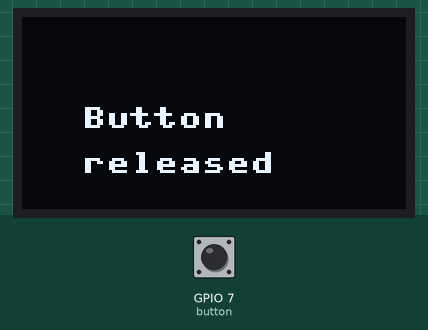
This program was run on a simulated ESP32 board running MicroPython. Parts: 128×64 one-colour display. The inputs (shaded band) are chosen by the test bench; at power-on: GPIO 7 (button) HIGH. WiFi joins after 1.5 s; no MQTT or app messages arrive unless stated.

Above: at 2.9 s.
3.0 s: GPIO 7 (button) pulled LOW for 0.65 s
At 4.4 s:
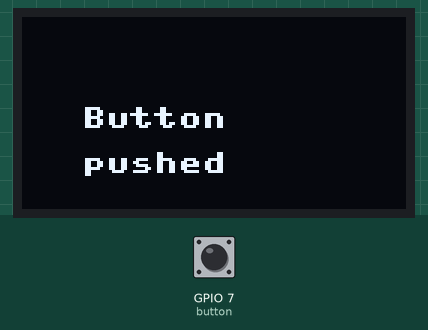
6.2 s: GPIO 7 (button) pulled LOW for 3.2 s
At 7.8 s:
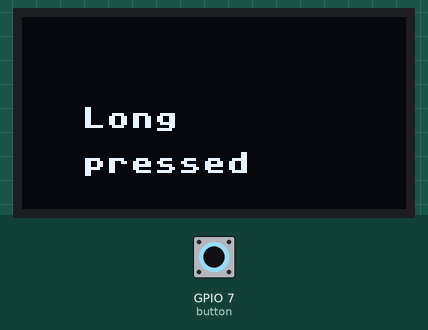
10.9 s: GPIO 7 (button) pulled LOW for 1 s
At 12.7 s:
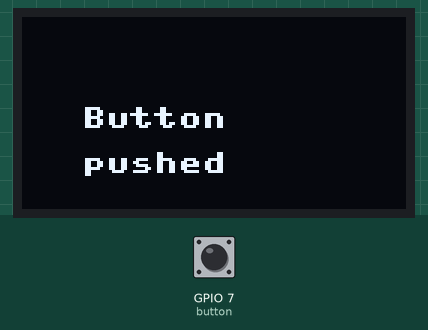
Timing chart, 0 to 14.2 s (numbered marks = the images above; inputs shaded):
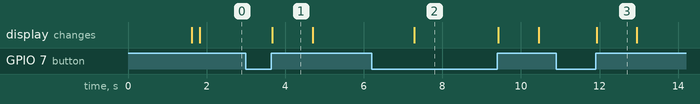

Measured:
- after the input at 3.0 s, the display: changes after 0.68 s (image 1)
- after the input at 6.2 s, the display: changes after 1.1 s (image 2)
- after the input at 10.9 s, the display: changes after 1.0 s (image 3)
- what the display in image 1 shows lasts 1.0 s, from 3.7 s to 4.7 s

The program:

PUSBUTTON_0.96OLED_Adafruit.py
```python
import network
import time
import machine
import ssd1306
from umqtt.simple import MQTTClient

WIFI_SSID = "YOUR_WIFI_SSID"
WIFI_PASS = "YOUR_WIFI_PASSWORD"

AIO_USERNAME = "YOUR_ADAFRUIT_IO_USERNAME"
AIO_KEY = "YOUR_ADAFRUIT_IO_KEY"
AIO_FEED = AIO_USERNAME + "/feeds/button"

BUTTON_PIN = 7    # Adjust for your board
SCL_PIN = 10
SDA_PIN = 8

button = machine.Pin(BUTTON_PIN, machine.Pin.IN, machine.Pin.PULL_UP)

i2c = machine.I2C(0, scl=machine.Pin(SCL_PIN), sda=machine.Pin(SDA_PIN))
oled = ssd1306.SSD1306_I2C(128, 64, i2c)

def show_message(line1, line2):
    oled.fill(0)
    oled.text(line1, 20, 30)
    oled.text(line2, 20, 45)
    oled.show()

def is_long_press(pin, duration=1000):
    press_time = time.ticks_ms()
    while pin.value() == 0:
        if time.ticks_diff(time.ticks_ms(), press_time) > duration:
            return True
    return False

def connect_wifi():
    wlan = network.WLAN(network.STA_IF)
    wlan.active(True)
    wlan.connect(WIFI_SSID, WIFI_PASS)
    while not wlan.isconnected():
        show_message("WiFi", "Connecting...")
        time.sleep(0.5)
    show_message("WiFi", "Connected")
    return wlan

def connect_mqtt():
    client = MQTTClient("buttonClient", "io.adafruit.com", 0, AIO_USERNAME, AIO_KEY)
    client.connect()
    show_message("MQTT", "Connected")
    return client

wlan = connect_wifi()
mqtt = connect_mqtt()

while True:
    if button.value() == 0:  # Pressed
        if is_long_press(button):
            show_message("Long", "pressed")
            mqtt.publish(AIO_FEED.encode(), b"LONG")
            time.sleep(0.5)
        else:
            show_message("Button", "pushed")
            mqtt.publish(AIO_FEED.encode(), b"PUSHED")
            time.sleep(1)
    else:
        show_message("Button", "released")
        mqtt.publish(AIO_FEED.encode(), b"RELEASED")
        time.sleep(0.5)
```
